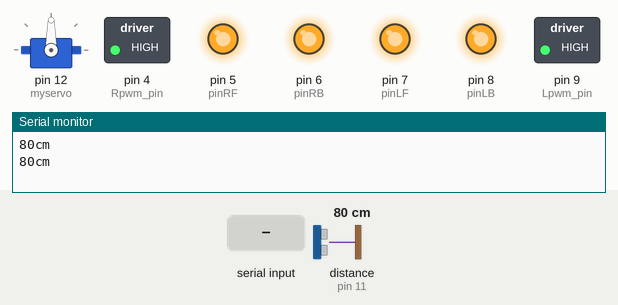
This sketch was run on a simulated Arduino Uno, built with avr-gcc and run on an emulated ATmega328P. Shown: servo, switched loads named in the sketch (green lamp = pin HIGH), output pins drawn as LEDs (lit = HIGH), the last lines printed to the serial monitor. Dashed ring = blinking. Inputs (shaded band) come from the test bench; at power-on: distance to the obstacle (sensor on pin 11) 80 cm. The echo pulse lasts 58.3 µs per cm.

Above: at 0.46 s.
1.3 s: distance to the obstacle (sensor on pin 11) set to 16 cm
4.3 s: distance to the obstacle (sensor on pin 11) set to 13 cm
At 5.54 s:
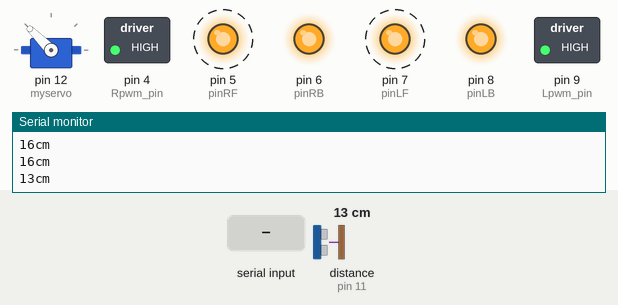
7.3 s: "F" received over Serial
At 8.8 s:
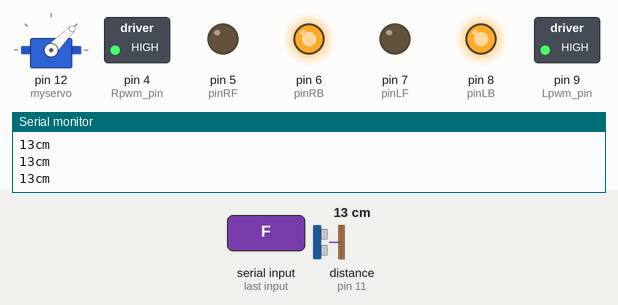
9.4 s: "L" received over Serial
At 10.3 s:
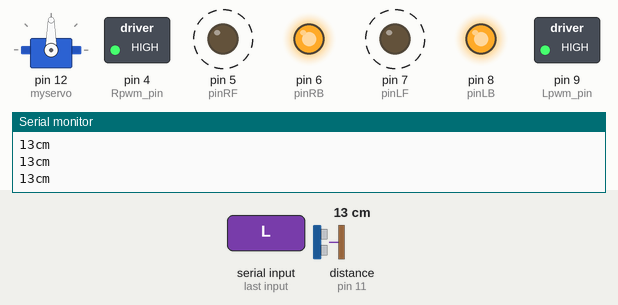
12.4 s: "R" received over Serial
At 12.9 s:
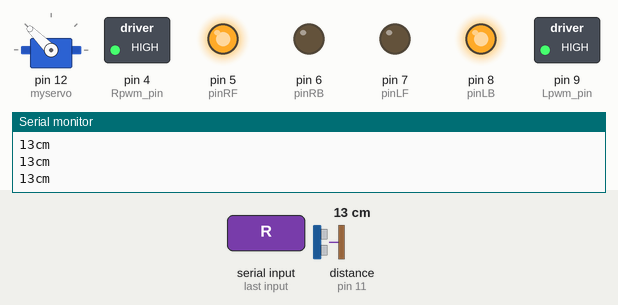
14.6 s: "M" received over Serial
At 15.86 s:
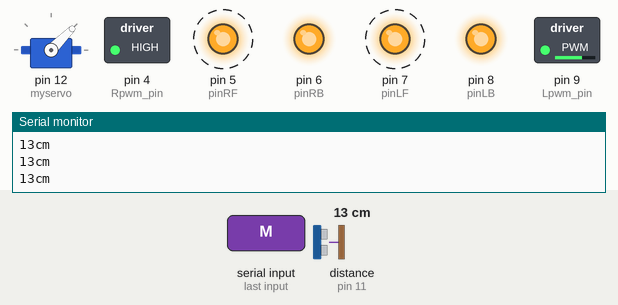
Timing chart, 0 to 21.0 s (numbered marks = the images above; inputs shaded):
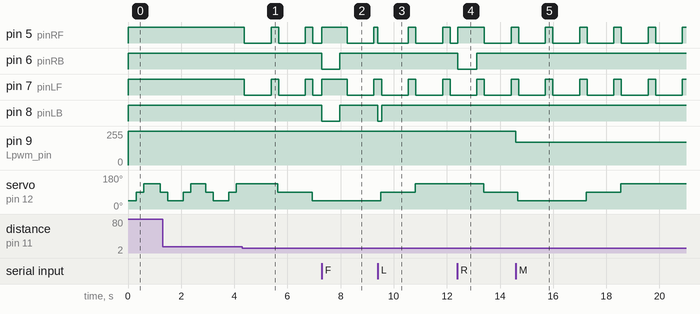

The sketch:

SmartCar.ino
```cpp
#include <Arduino_FreeRTOS.h>

void TaskServo(void *pvParameters);
void TaskBluetoothRead(void *pvParameters);

// сервопривод
#include <Servo.h>
Servo myservo;
int pos = 0;

// ультразвуковой сенсор
#include "SR04.h"
#define TRIG_PIN 11
#define ECHO_PIN 10
SR04 sr04 = SR04(ECHO_PIN, TRIG_PIN);
long a;

// ИК пульт
#include <IRremote.h>
int RECV_PIN = 13;
IRrecv irrecv(RECV_PIN);
decode_results results;

// Bluetooth
unsigned char Bluetooth_val;       //переменная команды
#define Lpwm_pin  9     // скорость левых колес
#define Rpwm_pin  4    //скорость правых колес
int pinLB = 8;     //  левое переднее колесо
int pinLF = 7;     // левое заднее колесо
int pinRB = 6;    // правое переднее колесо
int pinRF = 5;    // правое заднее колесо
unsigned char Lpwm_val = 255;
unsigned char Rpwm_val = 255;
int Car_state = 0;

void Create_Task()
{
	// Теперь создадим две задачи, чтобы они работали независимо
	 // друг от друга:
	xTaskCreate(
		TaskServo
		, (const portCHAR *)"Servo"  // Это просто любое имя, удобное
									  // для чтения человеком.
		, 128                        // Размер стека задачи
		, NULL
		, 2                          // Приоритет задачи.
		, NULL);

	xTaskCreate(
		TaskBluetoothRead
		, (const portCHAR *) "BluetoothRead"
		, 128                        // Этот размер стека может быть проверен
									  // и подстроен путем чтения Highwater.
		, NULL
		, 1                          // Приоритет задачи.
		, NULL);

	// Теперь автоматически и неявно для пользователя запустится scheduler,
	// который возьмет на себя управление планированием запуска отдельных задач.
}
void Control_config(void)
{
	pinMode(pinLB, OUTPUT); // pin 8
	pinMode(pinLF, OUTPUT); // pin 7
	pinMode(pinRB, OUTPUT); // pin 6
	pinMode(pinRF, OUTPUT); // pin 5
	pinMode(Lpwm_pin, OUTPUT); // pin 9 (PWM)
	pinMode(Rpwm_pin, OUTPUT); // pin 4 (PWM)
	myservo.attach(12);
}
void Set_Speed(unsigned char Lpwm, unsigned char Rpwm) // установка скорости
{
	analogWrite(Lpwm_pin, Lpwm);
	analogWrite(Rpwm_pin, Rpwm);
}
void forward()     //  движение вперед
{
	digitalWrite(pinRB, LOW);
	digitalWrite(pinRF, HIGH);
	digitalWrite(pinLB, LOW);
	digitalWrite(pinLF, HIGH);
	Car_state = 1;
}
void turnR()        //поворот вправо
{
	digitalWrite(pinRB, LOW);  //making motor move towards right rear
	digitalWrite(pinRF, HIGH);
	digitalWrite(pinLB, HIGH);
	digitalWrite(pinLF, LOW);  //making motor move towards left front
	Car_state = 4;
}
void turnL()        //поворот влево
{
	digitalWrite(pinRB, HIGH);
	digitalWrite(pinRF, LOW);   //making motor move towards right front
	digitalWrite(pinLB, LOW);   //making motor move towards left rear
	digitalWrite(pinLF, HIGH);
	Car_state = 3;
}
void stopp()         //stop
{
	digitalWrite(pinRB, HIGH);
	digitalWrite(pinRF, HIGH);
	digitalWrite(pinLB, HIGH);
	digitalWrite(pinLF, HIGH);
	Car_state = 5;
}
void back()          // движение назад
{
	digitalWrite(pinRB, HIGH);  //making motor move towards right rear
	digitalWrite(pinRF, LOW);
	digitalWrite(pinLB, HIGH);  //making motor move towards left rear
	digitalWrite(pinLF, LOW);
	Car_state = 2;
}

void setup() {
	Create_Task();
	Serial.begin(9600); // Инициализация последовательного обмена данными на скорости 9600 бит в секунду
	irrecv.enableIRIn(); // Старт приема от ИК пульта
	Control_config(); // задаем конфигурацию разъемов платы
	Set_Speed(Lpwm_val, Rpwm_val); // устанавливаем максимальную скорость
	stopp(); // подаем команду остановки двигателей
}

void wall_distance(long a)
{
	if (a < 15)
	{
		back();
		vTaskDelay(1000/portTICK_PERIOD_MS);
		stopp();
	}
}

void loop() {
	/*if (irrecv.decode(&results)) {
	  Serial.println(results.value, HEX); // пишем на монитор код с ИК пульта
	  irrecv.resume();
	}

	  if(Serial.available()) // если есть какие то данные
	  {
	   Bluetooth_val=Serial.read();  // читаем Bluetooth
	  switch(Bluetooth_val)
	   {
		 case 'F':forward(); //UP
		 break;
		 case 'B': back();   //back
		 break;
		 case 'L':turnL();   //Left
		 break;
		 case 'R':turnR();  //Right
		 break;
		 case 'S':stopp();    //stop
		 break;
		 case 'M': Set_Speed(170,170);
		 break;
		 case 'H': Set_Speed(255,255);
		 break;
	   }
	  }

	for (pos = 45; pos <= 135; pos += 45)
	{
	  myservo.write(pos);
	  a=sr04.Distance();
	  Serial.print(a);
	  Serial.println("cm");
	  delay(250);
	 }
	for (pos = 135; pos >= 45; pos -= 45)
	{
	  myservo.write(pos);
	  a=sr04.Distance();
	  Serial.print(a);
	  Serial.println("cm");
	  delay(250);
	}
	if (a<20){
	  back();
	  delay(100);
	  stopp();
	}*/


}
void TaskServo(void *pvParameters)
{
	(void)pvParameters;

	for (;;) // A Task shall never return or exit.
	{
		for (pos = 45; pos <= 135; pos += 45)
		{
			myservo.write(pos);
			a = sr04.Distance();
			wall_distance(a);
			Serial.print(a);
			Serial.println("cm");
			vTaskDelay(250 / portTICK_PERIOD_MS);
		}
		for (pos = 135; pos >= 45; pos -= 45)
		{
			myservo.write(pos);
			a = sr04.Distance();
			wall_distance(a);
			Serial.print(a);
			Serial.println("cm");
			vTaskDelay(250 / portTICK_PERIOD_MS);
		}
		/* digitalWrite(13, HIGH);    // включение светодиода LED
		 vTaskDelay( 1000 / portTICK_PERIOD_MS ); // ожидание в 1 секунду
		 digitalWrite(13, LOW);     // включение светодиода LED
		 vTaskDelay( 1000 / portTICK_PERIOD_MS ); // ожидание в 1 секунду*/
	}
}

void TaskBluetoothRead(void *pvParameters)
{
	(void)pvParameters;

	for (;;)
	{
		if (Serial.available()) // если есть какие то данные
		{
			Bluetooth_val = Serial.read();  // читаем Bluetooth
			switch (Bluetooth_val)
			{
			case 'F': forward(); //UP
				break;
			case 'B': back();   //back
				break;
			case 'L': turnL();   //Left
				break;
			case 'R': turnR();  //Right
				break;
			case 'S': stopp();    //stop
				break;
			case 'M': Set_Speed(170, 170);
				break;
			case 'H': Set_Speed(255, 255);
				break;
			}
			// Задержка в 1 тик (15 мс) между чтениями, для стабильности:
			vTaskDelay(1);
		}
	}
}
```

Measured:
- the behaviour switches between 15 and 14 cm on distance to the obstacle (sensor on pin 11) (found by bisection; images 0 and 1)
- after the input at 4.3 s, pin 5 (pinRF), pin 7 (pinLF): alternates HIGH for 0.29 s and LOW for 1.0 s, starting after 0.08 s
- after the input at 7.3 s, pin 6 (pinRB), pin 8 (pinLB): HIGH → LOW at once, → HIGH 0.67 s later
- after the input at 9.4 s, pin 8 (pinLB): HIGH → LOW at once, → HIGH 0.14 s later
- after the input at 12.4 s, pin 6 (pinRB): HIGH → LOW at once, → HIGH 0.73 s later
- after the input at 14.6 s, pin 9 (Lpwm_pin): 255/255 → 170/255 at once
